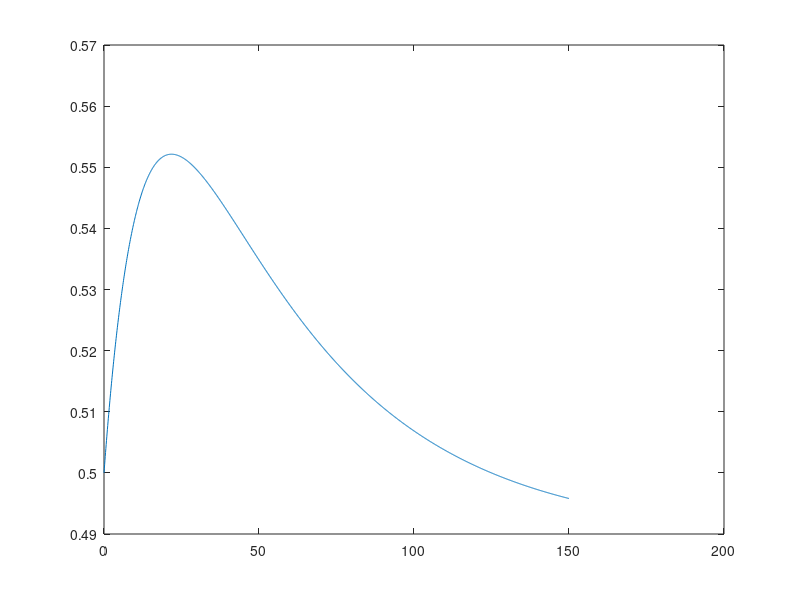
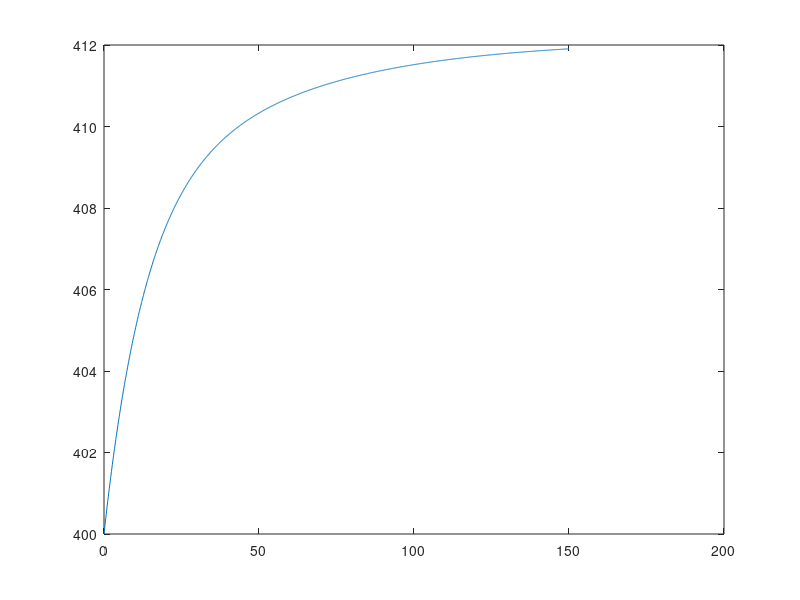
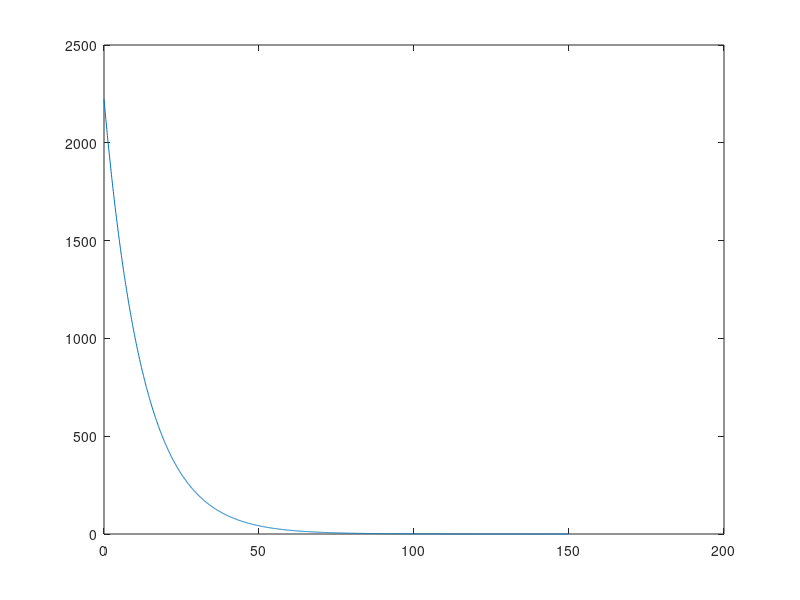

The MATLAB script that drew these images, in order:
% LQR system
close all;
clear all;
clc;

offset = [0.48934869384882707;412.1302612302342]; 

A(1,1) = 0.9959087087412309;
A(2,1) = 0.4186578521534139;
A(1,2) = -6.030851990315578e-5;
A(2,2) = 1.010063701982629;

B(1,1) = -2.523369033576597e-9;
B(2,1) = 8.410308376496169e-5;

C = eye(2);
D = 0;
H = [1 0];

% ssmat = [eye(2)-A -B;H*C 0];
% ssvec = [0;0;0]; % want to drive it to zero!
% ssans = ssmat\ssvec

sys = ss(A,B,C,D, 0.1);

Q = zeros(2);
Q(1,1) = 1.0;
R = zeros(1);
R(1,1) = 0.1;

K = dlqr(A,B,Q,R);

% Lets close the loop!
x0 = [0.5;400];
h = 0.1;
tend = 150;
ts = 0:h:tend;
N = length(ts);

xs = zeros(2, N);
xs(:,1) = x0 - offset;
us = zeros(1, N-1);

for t=2:N
    us(:, t-1) = -K*xs(:, t-1); % control law
    xs(:, t) = A*xs(:, t-1) + B*us(:, t-1);
end

xs = xs + repmat(offset, 1, N);

figure(1)
plot(ts, xs(1, :))
figure(2)
plot(ts, xs(2, :))
figure(3)
plot(ts(1:end-1), us)














